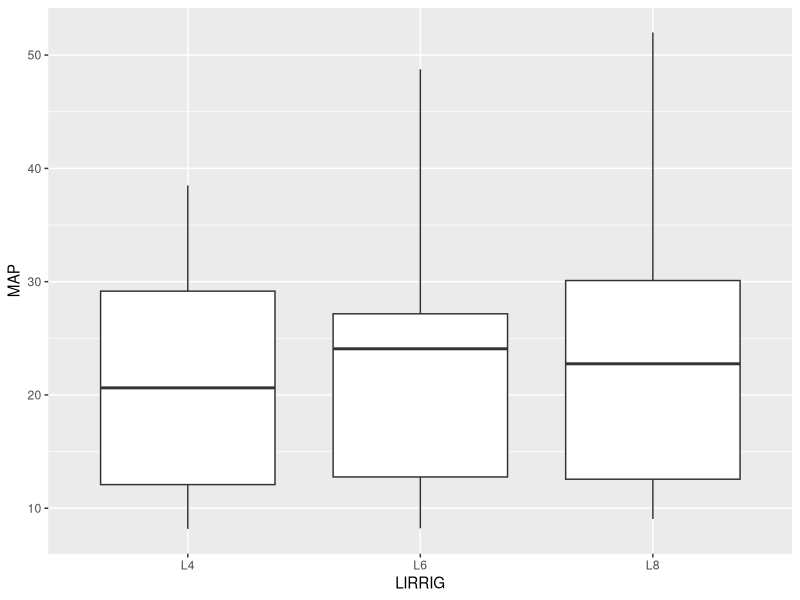
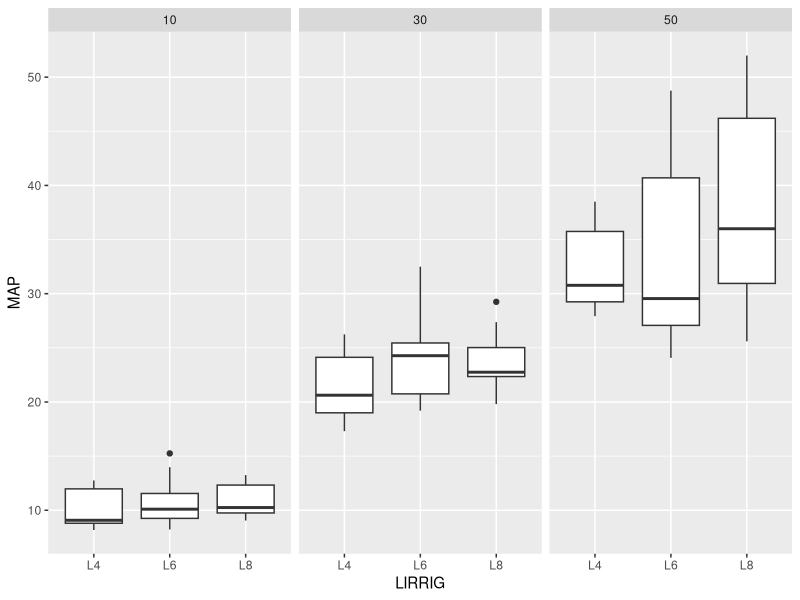
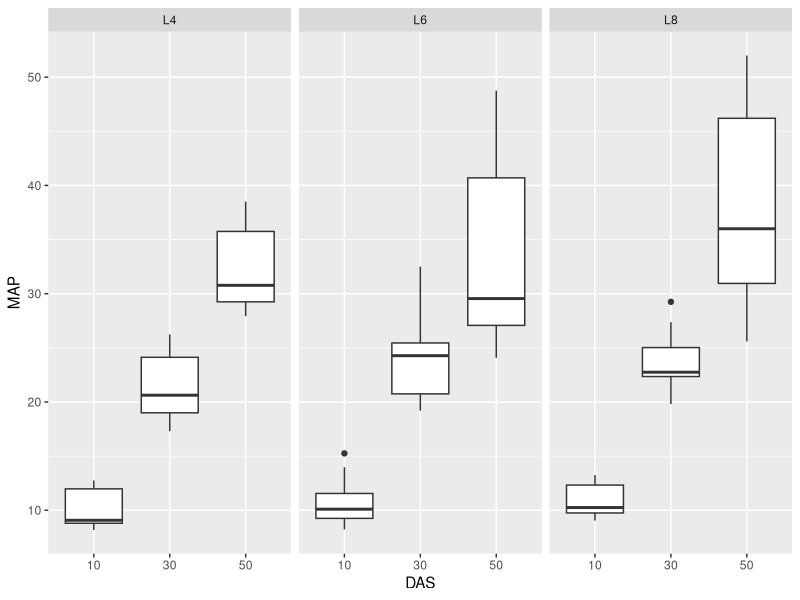
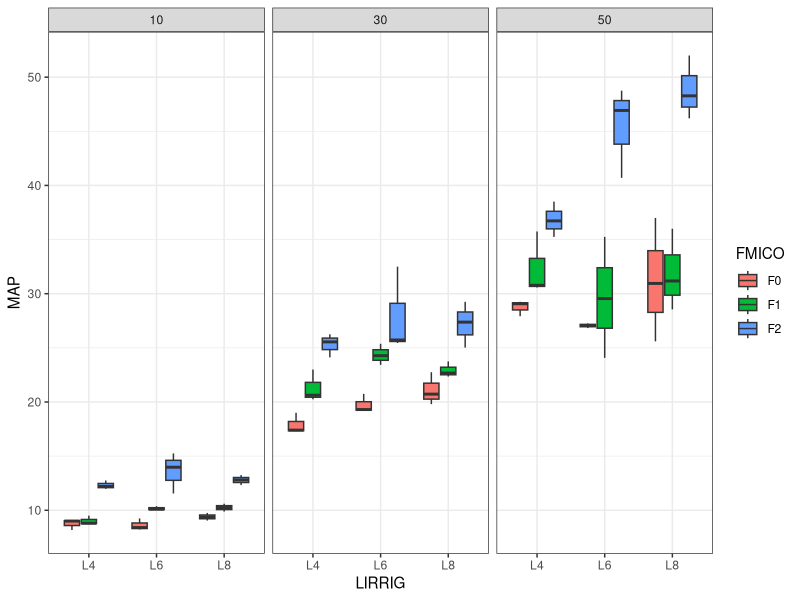
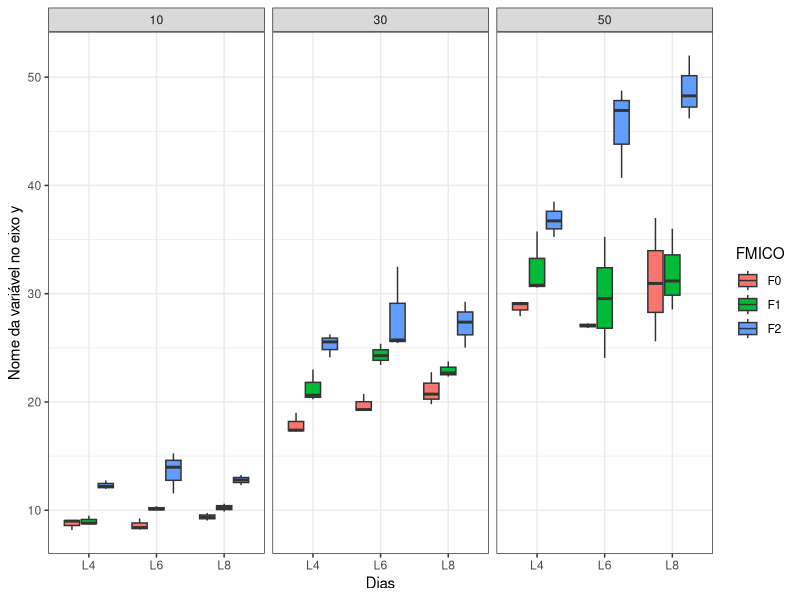
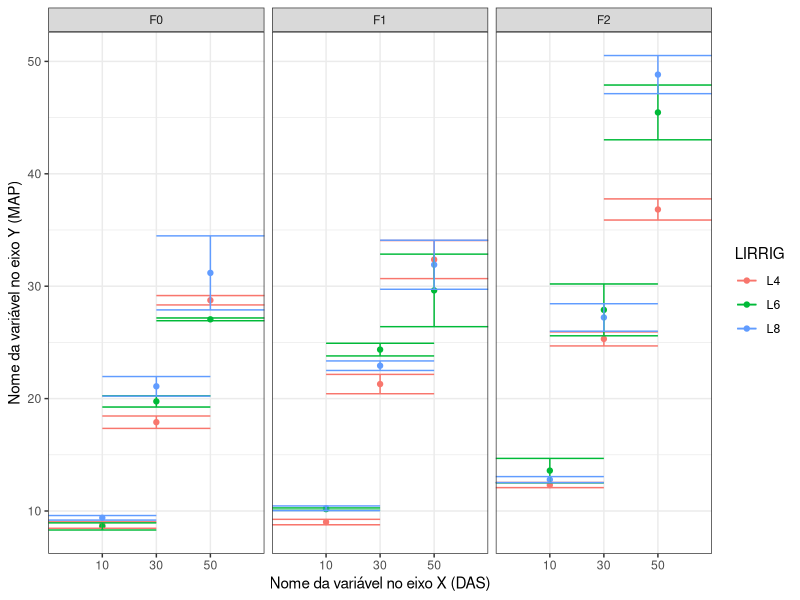
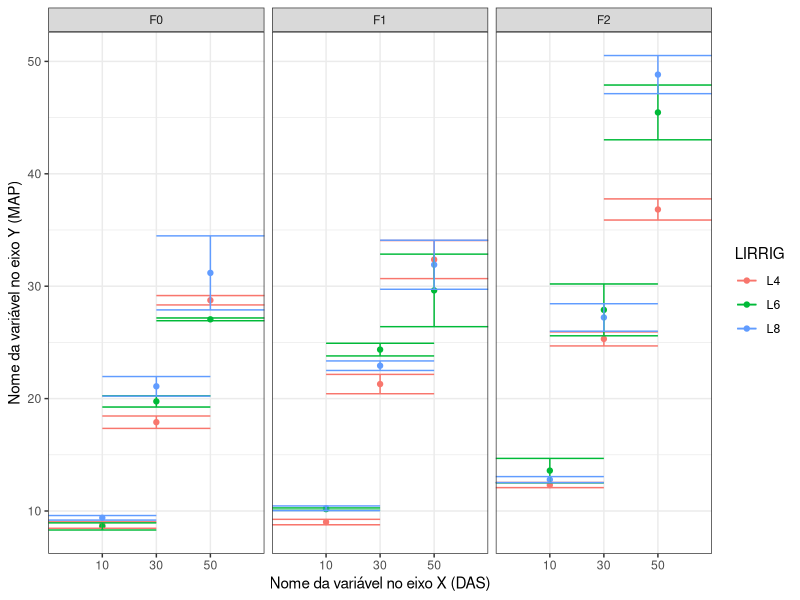
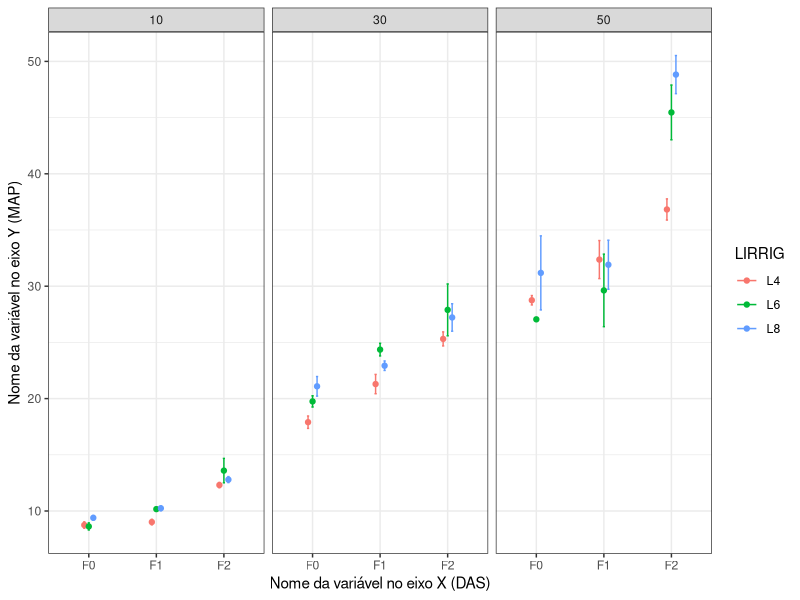

The R source for these figures, in order:
## ---- chunk 1
library(ggplot2) #Criar gráficos de vários tipos
library(dplyr) #Utilizar operadores pipes
library(rstatix) #Pacote para realizar estatística descritiva
## ---- chunk 2

dados = read.table(header=TRUE, stringsAsFactors=TRUE, text="

FMICO	LIRRIG	DAS	MAP	DPAP	MDC	DPDC	MNF	DPNF
F0	L4	10	8.175	0.62915287	1.65	0.057735027	4.25	0.5
F0	L4	10	9	1.414213562	1.65	0.238047614	4.5	0.577350269
F0	L4	10	9.075	0.287228132	1.55	0.129099445	4	0
F0	L4	30	17.3	1.023067284	3.85	0.057735027	8.75	0.5
F0	L4	30	17.4	1.329160136	3.725	0.05	8.75	0.5
F0	L4	30	19	3.265986324	3.925	0.340342964	9.25	0.957427108
F0	L4	50	27.925	1.977161265	3.8	0.081649658	9.25	0.5
F0	L4	50	29.075	2.439091361	3.85	0.129099445	9.75	0.5
F0	L4	50	29.25	9.394147114	3.95	0.331662479	10	0.816496581
F0	L6	10	8.225	0.596517672	1.925	0.095742711	4.25	0.5
F0	L6	10	8.4	0.752772653	1.925	0.15	4	0
F0	L6	10	9.25	2.061552813	2	0.316227766	4.5	0.577350269
F0	L6	30	19.2	0.43204938	3.725	0.15	8.25	0.5
F0	L6	30	19.3	0.678232998	3.7	0.182574186	8.5	0.577350269
F0	L6	30	20.75	3.304037934	3.825	0.309569594	9	1.632993162
F0	L6	50	26.825	0.928708781	3.9	0.115470054	10.75	0.5
F0	L6	50	27.075	0.613052472	3.925	0.095742711	11	0
F0	L6	50	27.25	2.5	4.05	0.37859389	11	0.816496581
F0	L8	10	9.05	0.173205081	1.7	0.182574186	3.75	0.5
F0	L8	10	9.375	0.35	1.55	0.057735027	4	0
F0	L8	10	9.75	1.5	1.825	0.518812747	4	0.816496581
F0	L8	30	19.8	1.849324201	4.05	0.129099445	9.5	0.577350269
F0	L8	30	20.725	1.871496727	3.95	0.057735027	9.25	0.5
F0	L8	30	22.75	6.396613687	4.075	0.320156212	9.75	1.892969449
F0	L8	50	25.6	2.284731932	4.15	0.1	11.75	0.5
F0	L8	50	30.95	3.355095627	4.05	0.057735027	11.75	0.5
F0	L8	50	37	21.9089023	4.15	0.251661148	12.25	0.957427108
F1	L4	10	8.75	0.404145188	2.1	0.21602469	4	0
F1	L4	10	8.8	0.294392029	1.95	0.191485422	4	0
F1	L4	10	9.5	1.914854216	2.1	0.346410162	4.5	0.577350269
F1	L4	30	20.25	0.525991128	3.95	0.264575131	9	0
F1	L4	30	20.625	1.286791876	4.15	0.057735027	8.75	0.5
F1	L4	30	23	8.041558721	4.1	0.346410162	9.25	1.258305739
F1	L4	50	30.575	5.113625589	4.225	0.170782513	10.5	0.577350269
F1	L4	50	30.775	8.803929047	4.175	0.15	11	0
F1	L4	50	35.75	16.68082732	4.275	0.419324854	11	0.816496581
F1	L6	10	10.025	0.095742711	2.1	0	4	0
F1	L6	10	10.1	0.081649658	2.1	0	4	0
F1	L6	10	10.375	0.75	2.15	0.1	4.25	0.5
F1	L6	30	23.425	1.497497913	4.225	0.095742711	9	0
F1	L6	50	24.075	2.487803583	4.275	0.095742711	11.25	0.5
F1	L6	30	24.275	1.093541647	4.175	0.05	9.25	0.5
F1	L6	30	25.375	7.542932675	4.4	0.476095229	9.5	1.290994449
F1	L6	50	29.55	4.662259824	4.4	0.081649658	11.25	0.5
F1	L6	50	35.25	16.8399327	4.375	0.411298756	11.5	1.914854216
F1	L8	10	9.875	0.512347538	2.175	0.206155281	4	0
F1	L8	10	10.25	1.707825128	2.325	0.386221008	4.5	0.577350269
F1	L8	10	10.6	0.182574186	2.25	0.1	4.75	0.5
F1	L8	30	22.35	0.732575366	4.25	0.288675135	10	0
F1	L8	30	22.675	0.585234996	4.15	0.173205081	10.5	0.577350269
F1	L8	30	23.75	2.872281323	4.325	0.386221008	10.5	1
F1	L8	50	28.55	3.189043744	4.1	0.294392029	11.5	0.577350269
F1	L8	50	31.175	3.228389691	4.2	0.316227766	11.5	0.577350269
F1	L8	50	36	13.29160136	4.45	1.021436896	11.5	1
F2	L4	10	11.975	0.556027577	2.125	0.05	4.5	0.577350269
F2	L4	10	12.2	0.461880215	2.15	0.057735027	4.25	0.5
F2	L4	10	12.75	1.258305739	2.2	0.163299316	4.5	0.577350269
F2	L4	30	24.125	3.241784488	4.15	0.057735027	9.25	0.5
F2	L4	30	25.55	2.179449472	4.15	0.057735027	10	0.816496581
F2	L4	30	26.25	5.678908346	4.2	0.163299316	10.25	1.707825128
F2	L4	50	35.25	4.373023363	4.35	0.057735027	11.25	0.5
F2	L4	50	36.725	4.359185704	4.325	0.05	11.25	0.5
F2	L4	50	38.5	10.34408043	4.375	0.125830574	11.5	1
F2	L6	10	11.55	0.465474668	2.125	0.095742711	4.25	0.5
F2	L6	10	13.975	1.512999229	2.05	0.129099445	4	0
F2	L6	10	15.25	6.184658438	2.2	0.326598632	4.5	0.577350269
F2	L6	30	25.45	1.138712724	4.35	0.057735027	10	0
F2	L6	30	25.725	1.581929202	4.4	0.081649658	10.5	0.577350269
F2	L6	30	32.5	14.84362939	4.5	0.25819889	10.75	0.957427108
F2	L6	50	40.7	10.55525146	4.275	0.095742711	10.5	0.577350269
F2	L6	50	46.925	6.630422309	4.35	0.129099445	11	0
F2	L6	50	48.75	22.35136088	4.45	0.42031734	11.5	1.732050808
F2	L8	10	12.325	0.556027577	2.25	0.057735027	4.75	0.5
F2	L8	10	12.8	1.34412301	2.2	0.081649658	5	0
F2	L8	10	13.25	4.031128874	2.325	0.206155281	4.75	0.5
F2	L8	30	25.025	2.886029568	4.2	0	10	0
F2	L8	30	27.375	1.89802529	4.175	0.05	9.75	0.5
F2	L8	30	29.25	10.37223859	4.325	0.206155281	10.25	1.258305739
F2	L8	50	46.2	4.443722164	4.625	0.05	11.75	0.957427108
F2	L8	50	48.275	7.261485156	4.55	0.191485422	12	0
F2	L8	50	52	16.1245155	4.625	0.275378527	12.25	1.707825128
")


dados <- dados |>  convert_as_factor(FMICO, LIRRIG, DAS)
## ---- chunk 3
dados |> head()
## ---- chunk 4
str(dados)
## ---- chunk 5
dados |> 
  ggplot(aes(x= LIRRIG, y=MAP))+ #Escolhe que variáveis aparecem no eixo X, Y e grupo
  geom_boxplot()


## ---- chunk 6
dados |> 
  ggplot(aes(x=LIRRIG, y=MAP))+ #Escolhe que variáveis aparecem no eixo X, Y e grupo
  geom_boxplot()+ #Seleciona tipo de gráfico de boxplot
  facet_grid(~DAS) # Agrupa gráfico por MICO
## ---- chunk 7
dados |> 
  ggplot(aes(x=DAS, y=MAP))+ #Escolhe que variáveis aparecem no eixo X, Y e grupo
  geom_boxplot()+ #Seleciona tipo de gráfico de boxplot
  facet_grid(~LIRRIG) # Agrupa gráfico por LRRIG
## ---- chunk 8
dados |> 
  ggplot(aes(x=LIRRIG, y=MAP, fill=FMICO))+ #Escolhe que variáveis aparecem no eixo X, Y e grupo
  geom_boxplot()+ #Seleciona tipo de gráfico de boxplot
  facet_grid(~DAS)+ # Agrupa gráfico por DAS 
  theme_bw() #Estilo de gráfico
## ---- chunk 9
dados |> 
  ggplot(aes(x=LIRRIG, y=MAP, fill=FMICO))+ #Escolhe que variáveis aparecem no eixo X, Y e grupo
  geom_boxplot()+ #Seleciona tipo de gráfico de boxplot
  facet_grid(~DAS)+ # Agrupa gráfico por DAS 
  theme_bw()+ #Estilo de gráfico
  xlab("Dias")+ #Altera o título do eixo X
  ylab("Nome da variável no eixo y") #Altera o título do eixo Y
  
## ---- chunk 10

#chama arquivo de dados
dados |> 
  
  # Realizar o agrupamento dos dados por FMICO, LIRRIG e DAS
  group_by(FMICO, LIRRIG,DAS) |> 
  
  # Calcular as estatísticas resumidas (média e erro padrão) para a coluna MAP dentro de cada grupo
  get_summary_stats(MAP, type="mean_se") |> 
  
  # Criar o gráfico de linhas
  ggplot(aes(x = DAS, #Variável no eixo X
             y = mean, #Variável no eixo Y (essa deve ser a varável analisada (dependente))
             fill = LIRRIG)) + #Variável na legenda (as linhas terão as cores agrupadas conforme essa variável)
  
  # Adicionar as linhas de dados
  geom_line(aes(
    color=LIRRIG) #define as cores das linhas de acordo com LIRRIG
    )+
  
  # Adicionar pontos nas linhas (opcional)
  geom_point(aes(
    color=LIRRIG) #define as cores das linhas de acordo com LIRRIG
    )+
  
  #Adiciona barras de erros nos pontos
  geom_errorbar(aes(ymax = mean + se, #Barra de erro para baixo (média - erro)
                   ymin = mean - se, #Barra de erro para cima (média + erro) 
                   width=2, #define a largura da barra de erro 
                   color=LIRRIG #define as cores das linhas de acordo com LIRRIG
                   ))+
  
  #Agrupa os gráficos por FMICO
  facet_grid(~FMICO)+
  
  #Define o estilo do gráfico
  theme_bw()+
  
  #Altera título do eixo X
  xlab("Nome da variável no eixo X (DAS)")+

  #Altera título do eixo Y
  ylab("Nome da variável no eixo Y (MAP)")
  
## ---- chunk 11
#chama arquivo de dados
dados |> 
  
  # Realizar o agrupamento dos dados por FMICO, LIRRIG e DAS
  group_by(FMICO, LIRRIG,DAS) |> 
  
  # Calcular as estatísticas resumidas (média e erro padrão) para a coluna MAP dentro de cada grupo
  get_summary_stats(MAP, type="mean_se") |> 
  
# Criar o gráfico de linhas
  ggplot(aes(x = DAS, #Variável no eixo X
             y = mean, #Variável no eixo Y (essa deve ser a varável analisada (dependente))
             fill = LIRRIG)) + #Variável na legenda (as linhas terão as cores agrupadas conforme essa variável)
  
  # Adicionar as linhas de dados
  geom_line(aes(
    color=LIRRIG) #define as cores das linhas de acordo com LIRRIG
    )+
  
  # Adicionar pontos nas linhas (opcional)
  geom_point(aes(
    color=LIRRIG) #define as cores das linhas de acordo com LIRRIG
    )+
  
  #Adiciona barras de erros nos pontos
  geom_errorbar(aes(ymax = mean + se, #Barra de erro para baixo (média - erro)
                   ymin = mean - se, #Barra de erro para cima (média + erro) 
                   width=2, #define a largura da barra de erro 
                   color=LIRRIG #define as cores das linhas de acordo com LIRRIG
                   ))+
  
  #Agrupa os gráficos por FMICO
  facet_grid(~FMICO)+
  
  #Define o estilo do gráfico
  theme_bw()+
  
  #Altera título do eixo X
  xlab("Nome da variável no eixo X (DAS)")+

  #Altera título do eixo Y
  ylab("Nome da variável no eixo Y (MAP)")
  
  # Adiocionar letras acima das barras
  geom_text(aes(label = c(
    "a"#1
    
    )),position = position_dodge(1), vjust = -1)
  
## ---- chunk 12


dados |>
  group_by(FMICO, LIRRIG, DAS) |>
  get_summary_stats(MAP, type = "mean_se") |>
  convert_as_factor(DAS) |>
  
  ggplot(aes(
    x = FMICO,
    y = mean,
    fill = LIRRIG
  )) +
  geom_point(aes(color = LIRRIG), position = position_dodge(width = 0.2)) +
  geom_errorbar(
    aes(
      x = FMICO,
      ymax = mean + se,
      ymin = mean - se,
      width = 0.1,
      color = LIRRIG
    ),
    position = position_dodge(width = 0.2)
  ) +
  facet_grid(~DAS) +
  theme_bw() +
  xlab("Nome da variável no eixo X (DAS)") +
  ylab("Nome da variável no eixo Y (MAP)")

## ---- chunk 13


teste=
dados |> 
  group_by(DAS, FMICO) |>
  pairwise_t_test(MAP ~ LIRRIG, p.adjust.method = "bonferroni") |> 
  dplyr::select(-`p`, -`p.signif`) |> 
  add_xy_position(x = "DAS") |>  
  filter(`p.adj`<0.05 ) 


## ---- chunk 14


library(ggpubr)

dados |>
  group_by(FMICO, LIRRIG, DAS) |>
  get_summary_stats(MAP, type = "mean_se") |>
  convert_as_factor(DAS) |>
  
  ggplot(aes(
    x = FMICO,
    y = mean,
    fill = LIRRIG
  )) +
  geom_point(aes(color = LIRRIG), position = position_dodge(width = 0.2)) +
  geom_errorbar(
    aes(
      x = FMICO,
      ymax = mean + se,
      ymin = mean - se,
      width = 0.1,
      color = LIRRIG
    ),
    position = position_dodge(width = 0.2)
  ) +
  facet_grid(~DAS) +
  theme_bw() +
  xlab("Nome da variável no eixo X (DAS)") +
  ylab("Nome da variável no eixo Y (MAP)")
  # stat_pvalue_manual(teste, tip.length = 0, hide.ns = TRUE)


## ---- chunk 15

dados = read.table(header=TRUE, stringsAsFactors=TRUE, text="
FMICO	LIRRIG	BLOCO	REP	CLOA	CLOB	F0	FM	FV	FVFM	FVF0	MSC	MSF	MSR	AF
F0	L4	1	1	34.98	9.80	115.00	462.00	325.00	0.70	2.83	1.19	1.95	1.53	260.57
F0	L4	1	2	31.80	12.20	142.00	643.00	515.00	0.80	3.63	1.12	1.89	1.09	292.22
F0	L4	1	3	37.50	11.30	123.00	630.00	502.00	0.80	4.08	1.34	1.67	2.82	415.34
F0	L4	1	4	36.50	14.30	136.00	699.00	557.00	0.80	4.10	0.73	2.04	2.32	320.20
F0	L4	2	1	33.80	10.50	131.91	644.69	458.98	0.71	3.48	1.18	1.91	1.82	303.59
F0	L4	2	2	36.22	11.40	122.31	666.94	507.36	0.76	4.15	0.88	1.89	1.37	315.73
F0	L4	2	3	34.08	12.00	124.21	594.20	488.51	0.82	3.93	1.17	1.91	1.57	285.04
F0	L4	2	4	32.71	12.23	120.06	504.03	502.68	1.00	4.19	0.96	1.94	1.86	309.22
F0	L4	3	1	33.05	11.99	123.14	644.12	392.81	0.61	3.19	1.22	1.86	1.83	313.11
F0	L4	3	2	35.02	11.71	120.49	640.10	485.75	0.76	4.03	1.05	1.89	1.53	287.72
F0	L4	3	3	33.14	10.63	133.20	628.63	441.80	0.70	3.32	0.98	1.76	2.01	317.19
F0	L4	3	4	34.15	11.73	127.33	560.66	489.25	0.87	3.84	1.00	1.80	1.49	292.79
F0	L6	1	1	36.40	12.50	122.00	613.00	491.00	0.80	4.02	0.93	1.63	1.90	333.20
F0	L6	1	2	34.20	13.10	118.00	656.00	538.00	0.82	4.56	1.35	1.82	1.32	302.08
F0	L6	1	3	33.00	10.70	137.00	626.00	489.00	0.78	3.57	1.69	2.79	2.91	278.72
F0	L6	1	4	35.40	11.90	143.00	659.00	516.00	0.78	3.61	0.93	2.22	2.79	341.05
F0	L6	2	1	33.87	12.33	125.56	648.31	490.46	0.76	3.91	1.12	2.09	2.06	286.63
F0	L6	2	2	35.34	12.13	131.77	651.60	499.45	0.77	3.79	1.14	1.88	1.51	301.97
F0	L6	2	3	35.16	11.76	128.57	632.14	491.81	0.78	3.83	1.21	1.90	1.99	316.09
F0	L6	2	4	33.44	12.35	123.74	620.19	495.35	0.80	4.00	1.09	1.86	2.48	320.33
F0	L6	3	1	34.57	12.03	130.50	648.89	500.21	0.77	3.83	1.03	1.90	1.49	301.28
F0	L6	3	2	34.79	11.29	123.67	635.18	507.45	0.80	4.10	1.11	1.72	2.06	309.44
F0	L6	3	3	34.06	12.40	118.40	629.71	510.35	0.81	4.31	1.17	1.91	2.41	307.81
F0	L6	3	4	34.62	11.34	120.17	621.40	498.57	0.80	4.15	0.91	2.16	2.61	322.11
F0	L8	1	1	36.60	13.80	135.00	659.00	527.00	0.80	3.90	1.03	2.33	1.78	339.40
F0	L8	1	2	34.40	9.80	144.00	693.00	550.00	0.79	3.82	1.16	1.62	2.33	389.30
F0	L8	1	3	36.20	14.60	126.00	697.00	548.00	0.79	4.35	1.27	1.91	1.95	272.86
F0	L8	1	4	37.10	15.30	162.00	668.00	523.00	0.78	3.23	1.24	1.95	4.77	373.37
F0	L8	2	1	35.68	12.11	139.35	662.05	535.90	0.81	3.85	1.14	1.98	1.79	304.24
F0	L8	2	2	36.62	13.56	134.97	661.36	537.40	0.81	3.98	1.14	1.83	2.36	320.02
F0	L8	2	3	36.18	14.56	144.25	671.87	543.48	0.81	3.77	1.07	1.99	1.92	337.57
F0	L8	2	4	35.30	13.25	136.32	683.99	542.71	0.79	3.98	1.09	2.02	1.97	311.36
F0	L8	3	1	35.53	12.31	143.00	674.81	530.01	0.79	3.71	1.12	2.04	1.99	303.02
F0	L8	3	2	35.00	13.44	141.70	678.89	523.58	0.77	3.69	1.20	1.87	1.98	329.56
F0	L8	3	3	36.32	11.90	133.23	662.88	525.44	0.79	3.94	1.24	2.44	2.52	305.11
F0	L8	3	4	35.64	12.98	130.22	660.72	524.24	0.79	4.03	1.12	2.63	1.78	358.02
F1	L4	1	1	37.00	11.80	137.00	659.00	531.00	0.81	3.88	1.11	2.15	1.59	356.36
F1	L4	1	2	34.80	10.40	128.00	614.00	480.00	0.78	3.75	1.13	1.83	2.83	317.18
F1	L4	1	3	33.40	12.00	128.00	685.00	547.00	0.80	4.27	1.57	1.79	2.26	270.44
F1	L4	1	4	35.70	16.00	142.00	682.00	542.00	0.79	3.82	1.10	2.08	3.78	341.65
F1	L4	2	1	34.02	11.23	130.79	650.37	529.50	0.81	4.05	1.11	1.97	1.79	331.85
F1	L4	2	2	35.00	11.78	131.82	645.62	512.44	0.79	3.89	1.09	2.02	2.08	303.27
F1	L4	2	3	35.06	12.32	135.31	654.89	499.95	0.76	3.69	1.14	1.84	2.07	323.02
F1	L4	2	4	34.89	12.40	129.20	660.53	505.29	0.76	3.91	1.19	1.83	2.59	338.32
F1	L4	3	1	35.60	11.18	128.35	664.83	492.25	0.74	3.84	1.12	1.86	2.10	335.93
F1	L4	3	2	33.98	11.83	129.14	661.80	498.51	0.75	3.86	1.12	1.93	1.88	331.25
F1	L4	3	3	33.94	11.85	132.81	633.54	519.60	0.82	3.91	1.18	1.86	2.54	296.42
F1	L4	3	4	34.91	11.26	131.09	627.84	507.93	0.81	3.87	1.12	1.92	1.89	331.89
F1	L6	1	1	33.50	9.40	128.00	726.00	611.00	0.84	4.77	1.18	1.86	2.12	321.84
F1	L6	1	2	36.20	14.80	134.00	690.00	548.00	0.79	4.09	1.34	1.87	2.90	343.83
F1	L6	1	3	37.40	14.30	138.00	670.00	547.00	0.82	3.96	1.13	2.54	1.91	415.79
F1	L6	1	4	38.50	15.40	140.00	617.00	481.00	0.78	3.44	1.23	2.03	2.60	301.38
F1	L6	2	1	36.04	15.06	129.69	669.48	519.30	0.78	4.00	1.23	2.08	2.48	315.90
F1	L6	2	2	37.10	11.31	133.03	649.99	527.55	0.81	3.97	1.22	1.98	2.37	318.98
F1	L6	2	3	35.84	14.56	132.79	681.70	546.00	0.80	4.11	1.22	1.89	2.49	345.07
F1	L6	2	4	34.33	15.36	135.42	650.07	517.59	0.80	3.82	1.17	1.88	2.06	338.84
F1	L6	3	1	36.76	12.42	132.18	634.83	533.74	0.84	4.04	1.17	2.13	2.08	325.11
F1	L6	3	2	37.41	13.04	133.02	662.93	521.06	0.79	3.92	1.21	1.91	2.21	331.89
F1	L6	3	3	34.76	14.22	130.02	648.03	499.66	0.77	3.84	1.17	2.10	2.50	311.29
F1	L6	3	4	36.51	11.76	130.27	643.72	528.18	0.82	4.05	1.17	2.16	2.30	337.97
F1	L8	1	1	38.60	12.70	132.00	679.00	582.00	0.86	4.41	0.71	2.07	3.09	352.79
F1	L8	1	2	37.80	14.30	143.00	666.00	527.00	0.79	3.69	1.56	2.28	2.27	319.46
F1	L8	1	3	36.10	14.00	149.00	688.00	499.00	0.73	3.35	1.11	2.41	2.26	343.30
F1	L8	1	4	35.70	14.40	145.00	707.00	567.00	0.80	3.91	1.91	1.99	2.72	346.00
F1	L8	2	1	37.26	14.32	142.51	684.58	550.09	0.80	3.86	0.84	2.21	2.45	339.54
F1	L8	2	2	36.77	13.12	139.44	673.45	533.29	0.79	3.82	1.52	2.06	2.41	330.20
F1	L8	2	3	37.32	13.98	143.22	672.60	534.89	0.80	3.73	1.51	2.02	2.42	342.78
F1	L8	2	4	36.73	13.19	137.22	685.18	521.69	0.76	3.80	1.41	1.92	2.46	345.92
F1	L8	3	1	37.44	13.50	136.54	673.94	538.59	0.80	3.94	1.31	2.03	2.65	335.45
F1	L8	3	2	37.40	14.25	142.93	682.65	506.27	0.74	3.54	1.36	2.11	2.61	341.13
F1	L8	3	3	36.98	14.04	138.40	682.67	561.51	0.82	4.06	1.38	1.98	2.29	331.70
F1	L8	3	4	36.71	13.74	145.34	675.18	552.05	0.82	3.80	0.88	1.71	2.61	336.72
F2	L4	1	1	39.10	11.90	136.00	646.00	510.00	0.79	3.75	1.33	1.84	2.79	262.92
F2	L4	1	2	35.30	14.10	137.00	676.00	539.00	0.80	3.93	1.82	2.30	2.44	359.55
F2	L4	1	3	32.70	13.70	133.00	654.00	521.00	0.80	3.92	1.85	2.36	3.49	360.11
F2	L4	1	4	34.70	13.30	131.00	707.00	576.00	0.81	4.40	1.09	2.35	2.32	476.15
F2	L4	2	1	35.38	12.73	132.95	668.35	524.55	0.78	3.95	1.63	2.42	2.75	313.88
F2	L4	2	2	35.71	13.59	134.22	665.15	521.83	0.78	3.89	1.36	2.08	2.40	317.59
F2	L4	2	3	34.48	13.03	134.29	667.94	518.88	0.78	3.86	1.30	2.07	2.70	326.69
F2	L4	2	4	34.57	12.32	133.04	657.10	539.28	0.82	4.05	1.63	2.28	2.38	326.29
F2	L4	3	1	34.17	12.82	134.45	669.37	520.38	0.78	3.87	1.58	2.52	2.51	366.38
F2	L4	3	2	34.35	13.16	135.42	657.75	532.49	0.81	3.93	1.31	2.63	2.51	293.15
F2	L4	3	3	34.41	12.57	134.77	664.08	520.07	0.78	3.86	1.52	2.41	2.47	301.57
F2	L4	3	4	33.61	12.87	132.31	671.75	532.07	0.79	4.02	1.74	2.28	2.48	305.44
F2	L6	1	1	38.40	17.10	149.00	723.00	544.00	0.75	3.65	1.91	2.78	2.12	331.76
F2	L6	1	2	36.80	16.40	146.00	670.00	522.00	0.78	3.58	1.42	2.16	3.04	373.57
F2	L6	1	3	36.80	15.60	145.00	639.00	562.00	0.88	3.88	1.41	2.58	2.36	336.30
F2	L6	1	4	33.80	11.30	122.00	724.00	545.00	0.75	4.47	1.77	2.40	3.64	340.57
F2	L6	2	1	34.98	13.18	144.81	687.67	544.18	0.79	3.76	1.68	2.42	2.81	338.21
F2	L6	2	2	37.03	13.22	131.23	708.17	545.09	0.77	4.15	1.39	2.48	2.57	336.19
F2	L6	2	3	35.45	14.29	135.46	696.69	535.25	0.77	3.95	1.42	2.36	2.91	334.81
F2	L6	2	4	34.91	14.19	146.71	676.49	546.09	0.81	3.72	1.58	2.31	2.78	340.88
F2	L6	3	1	37.20	14.72	131.21	710.25	536.93	0.76	4.09	1.58	2.42	2.31	340.36
F2	L6	3	2	36.62	16.52	144.56	707.82	540.60	0.76	3.74	1.52	2.39	2.57	341.57
F2	L6	3	3	36.44	12.51	139.79	704.81	540.46	0.77	3.87	1.41	2.34	2.51	334.69
F2	L6	3	4	36.27	13.35	130.16	671.92	536.88	0.80	4.12	1.40	1.81	2.73	334.65
F2	L8	1	1	39.40	16.40	141.00	727.00	578.00	0.80	4.10	1.59	2.30	3.54	357.95
F2	L8	1	2	39.60	16.40	143.00	707.00	561.00	0.79	3.92	1.22	2.32	2.08	288.62
F2	L8	1	3	36.20	12.90	140.00	730.00	585.00	0.80	4.18	1.56	2.53	3.41	341.16
F2	L8	1	4	38.00	17.50	157.00	689.00	567.00	0.82	3.61	2.23	3.21	4.47	392.45
F2	L8	2	1	37.13	16.39	141.88	707.52	567.64	0.80	4.00	1.56	2.36	2.72	340.31
F2	L8	2	2	39.07	13.81	142.28	722.24	570.88	0.79	4.01	1.50	2.53	2.51	314.64
F2	L8	2	3	37.53	14.77	144.07	704.98	570.81	0.81	3.96	1.47	2.50	3.42	359.07
F2	L8	2	4	38.04	15.67	143.45	717.61	575.17	0.80	4.01	1.56	2.55	2.72	329.98
F2	L8	3	1	39.09	14.53	140.11	701.86	571.63	0.81	4.08	1.46	2.57	2.64	338.68
F2	L8	3	2	38.23	15.08	143.81	700.86	575.91	0.82	4.00	1.45	2.39	3.31	355.60
F2	L8	3	3	37.76	15.61	142.99	705.72	566.36	0.80	3.96	1.37	2.41	3.09	329.64
F2	L8	3	4	37.63	16.29	143.56	710.10	571.13	0.80	3.98	1.68	2.39	2.76	358.95

")


## ---- chunk 16
dados |> 
  # Realizar o agrupamento dos dados por FMICO e LIRRIG
  group_by(FMICO, LIRRIG) |> 
  # Calcular as estatísticas resumidas (média e erro padrão) para a coluna CLOA dentro de cada grupo
  get_summary_stats(CLOA, type = "mean_se") |> 
  
  # Criar o gráfico de barras com barras de erro
  ggplot(aes(x = FMICO, y = mean, fill = LIRRIG)) +
  # Adicionar as barras de dados
  geom_bar(stat = "identity", position = "dodge") +
  # Adicionar as barras de erro
  geom_errorbar(aes(ymax = mean + se, ymin = mean - se), 
                position = position_dodge(0.9), width = 0.2)+
  # Definir estilo do gráfico
  theme_bw()

## ---- chunk 17
dados |> 
  # Realizar o agrupamento dos dados por FMICO e LIRRIG
  group_by(FMICO, LIRRIG) |> 
  # Calcular as estatísticas resumidas (média e erro padrão) para a coluna CLOA dentro de cada grupo
  get_summary_stats(CLOA, #Selcionar a variável
                    type = "mean_se") |> #definir o tipo de estatística (média±erro-padrão)
  
  # Criar o gráfico de barras com barras de erro
  ggplot(aes(x = FMICO, y = mean, fill = LIRRIG)) +
  
  # Adicionar as barras de dados
  geom_bar(stat = "identity", #define que a altura das barras seja a média
           position = "dodge", #define que as barras fiquem lado a lado
           color = "black") + #Adiciona cotorno preto às barras
  
  # Escolha as cores das barras manualmente (pode usar nome da cor ou código hexadecimal)
    scale_fill_manual(values = c("red", "#555555", "#ffffff")) +  
  
  # Adicionar as barras de erro
  geom_errorbar(aes(ymax = mean + se, ymin = mean - se), 
                position = position_dodge(0.9), width = 0.2)+
  # Definir estilo do gráfico
  theme_bw()+
  
  #Altera título do eixo X
  xlab("Nome da variável FMICO")+
  
  #Altera título do eixo Y
  ylab("Nome da variável CLOA")

## ---- chunk 18

dados |> 
  # Realizar o agrupamento dos dados por FMICO e LIRRIG
  group_by(FMICO, LIRRIG) |> 
  # Calcular as estatísticas resumidas (média e erro padrão) para a coluna CLOA dentro de cada grupo
  get_summary_stats(CLOA, #Selcionar a variável
                    type = "mean_se") |> #definir o tipo de estatística (média±erro-padrão)
  
  # Criar o gráfico de barras com barras de erro
  ggplot(aes(x = FMICO, y = mean, fill = LIRRIG)) +
  
  # Adicionar as barras de dados
  geom_bar(stat = "identity", #define que a altura das barras seja a média
           position = "dodge", #define que as barras fiquem lado a lado
           color = "black") + #Adiciona cotorno preto às barras
  
  # Escolha as cores das barras manualmente (pode usar nome da cor ou código hexadecimal)
    scale_fill_manual(values = c("red", "#555555", "#ffffff")) +  
  
  # Adicionar as barras de erro
  geom_errorbar(aes(ymax = mean + se, ymin = mean - se), 
                position = position_dodge(0.9), width = 0.2)+
  # Definir estilo do gráfico
  theme_bw()+
  
  #Altera título do eixo X
  xlab("Nome da variável FMICO")+
  
  #Altera título do eixo Y
  ylab("Nome da variável CLOA")+
  
  ylim(0,50)+ #AUmentando a escala de Y para caber as letras no gráfico

  # Adiocionar letras acima das barras
  geom_text(aes(label = c(
    "a",#1
    "b",#2
    "c",#3
    "d",#4
    "e",#5
    "f",#6
    "g",#7
    "h",#8
    "i" #9
    
    )),position = position_dodge(1), vjust = -1)

## ---- chunk 19

dados |> 
  # Realizar o agrupamento dos dados por FMICO e LIRRIG
  group_by(FMICO, LIRRIG) |> 
  # Calcular as estatísticas resumidas (média e erro padrão) para a coluna CLOA dentro de cada grupo
  get_summary_stats(CLOA, #Selcionar a variável
                    type = "mean_se") |> #definir o tipo de estatística (média±erro-padrão)
  
  # Criar o gráfico de barras com barras de erro
  ggplot(aes(x = FMICO, y = mean, fill = LIRRIG)) +
  
  # Adicionar as barras de dados
  geom_bar(stat = "identity", #define que a altura das barras seja a média
           position = "dodge", #define que as barras fiquem lado a lado
           color = "black") + #Adiciona cotorno preto às barras
  
  # Escolha as cores das barras manualmente (pode usar nome da cor ou código hexadecimal)
    scale_fill_manual(values = c("red", "#555555", "#ffffff")) +  
  
  # Adicionar as barras de erro
  geom_errorbar(aes(ymax = mean + se, ymin = mean - se), 
                position = position_dodge(0.9), width = 0.2)+
  # Definir estilo do gráfico
  theme_bw()+
  
  #Altera título do eixo X
  xlab("Nome da variável FMICO")+
  
  #Altera título do eixo Y
  ylab("Nome da variável CLOA")+
  
  #Aumentando a escala de Y para caber as letras no gráfico
  #Usando coord_cartesian para definir o range e não subir as barras
  coord_cartesian(ylim = c(20, 50))+ 

  # Adiocionar letras acima das barras
  geom_text(aes(label = c(
    "a",#1
    "b",#2
    "c",#3
    "d",#4
    "e",#5
    "f",#6
    "g",#7
    "h",#8
    "i" #9
    
    )),position = position_dodge(1), vjust = -1)





